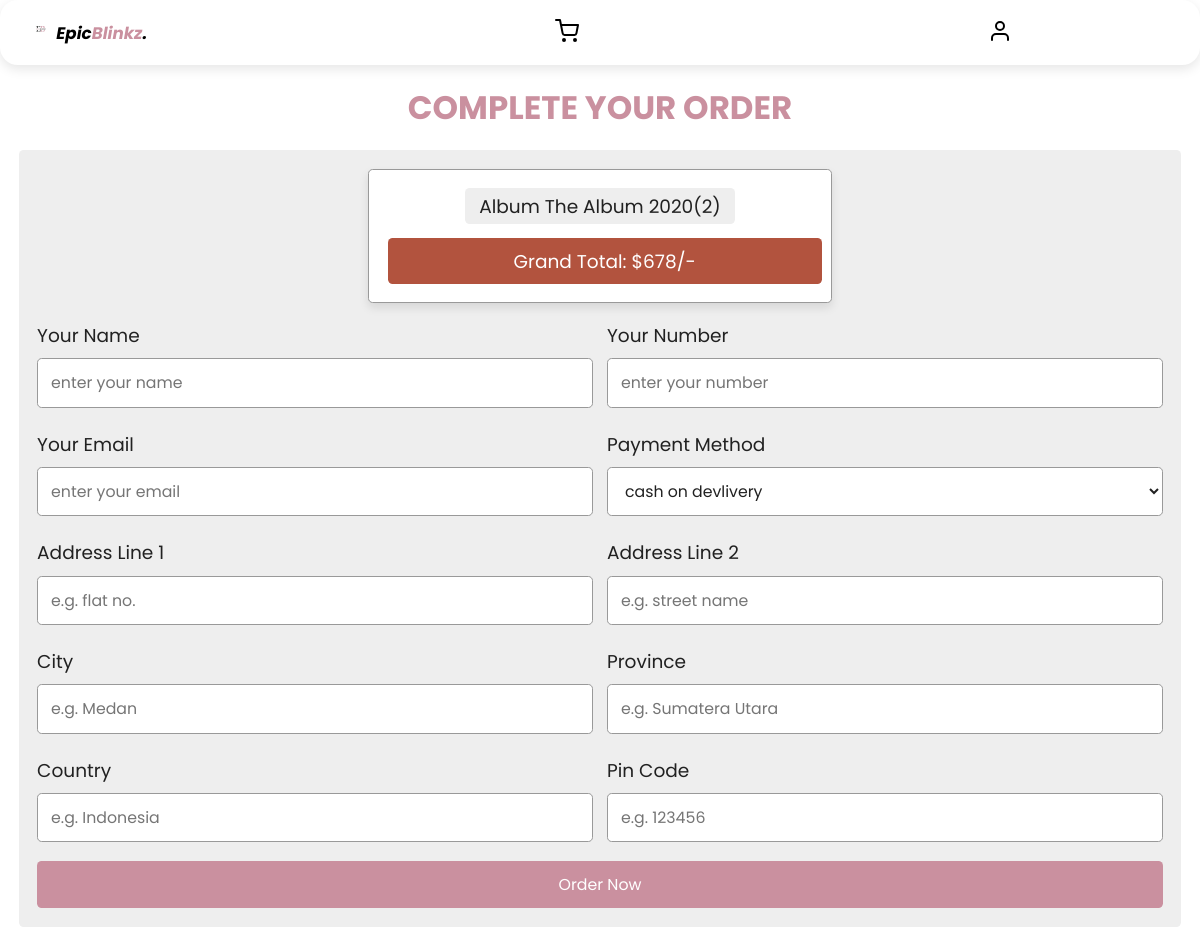
Before: /checkout.php with the older database file.
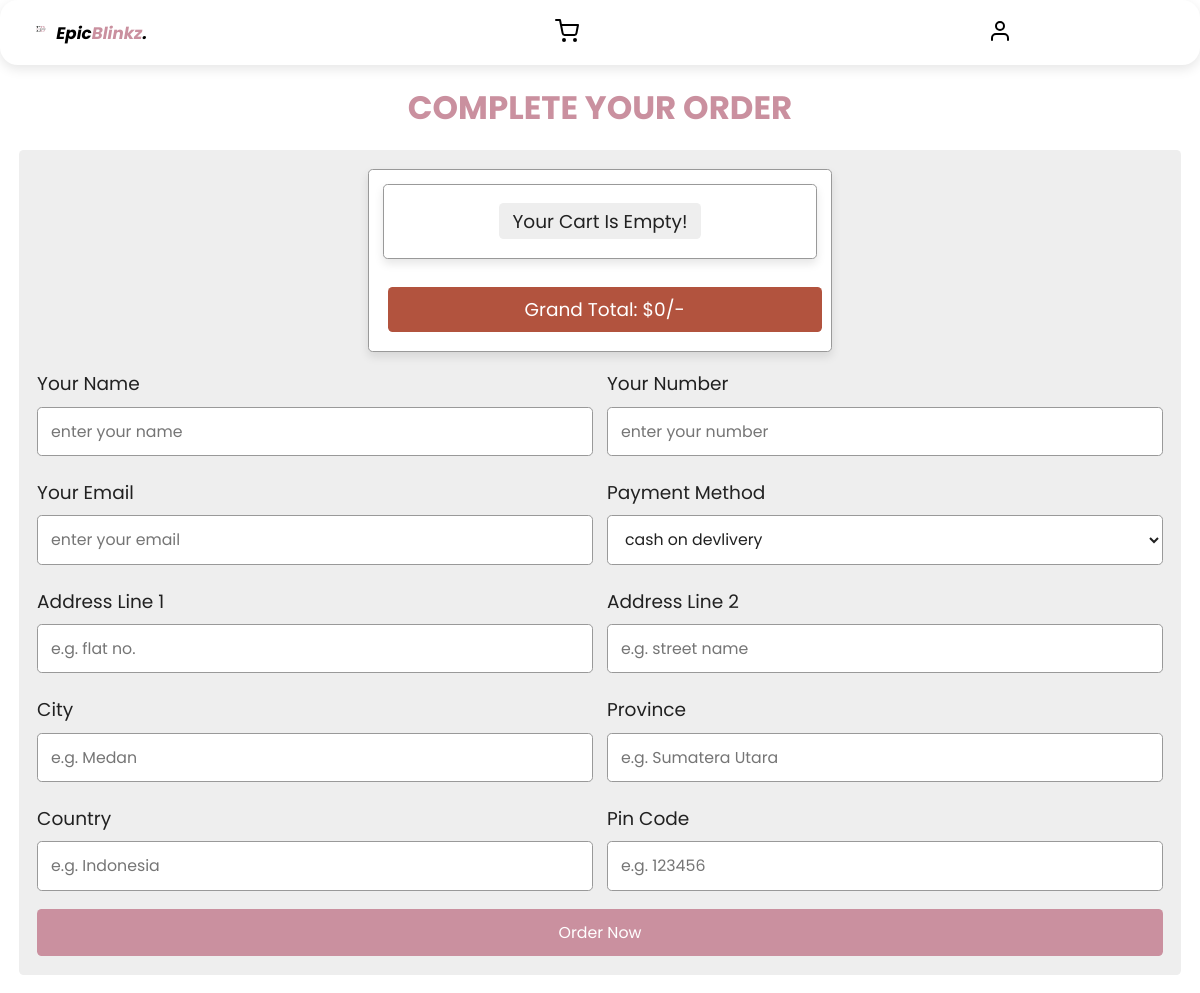
After: the same page with the newer database file.
### tables this page shows
CREATE TABLE cart (
  id int(11) NOT NULL,
  user_id int(11) DEFAULT NULL,
  name varchar(100) NOT NULL,
  price decimal(10,2) NOT NULL,
  image varchar(100) NOT NULL,
  quantity int(11) NOT NULL,
  created_at timestamp NOT NULL DEFAULT current_timestamp(),
  updated_at timestamp NOT NULL DEFAULT current_timestamp()
);

### checkout.php (the view, shortened to what this page needs)
<!DOCTYPE html>
<html lang="en">
<head>
   <link rel="stylesheet" href="https://cdnjs.cloudflare.com/ajax/libs/font-awesome/6.0.0/css/all.min.css">
   <link rel="stylesheet" href="css/style_order.css">
</head>
<body>
<div class="container">
    <nav class="navbar">
        <ul class="nav-links">
            <li class="nav-link">
                <a href="shop.php" class="navbar-logo"><img src="img/favicon.png" alt="" style="width: 20px" height="20px"> Epic<span>Blinkz</span>.</a>
            </li>
            <li class="nav-link">
                <a href="shop.php#shopping-cart"><i data-feather="shopping-cart"></i></a>
            </li>
            <li class="nav-link services">
                <a><i data-feather="user"></i></a>
            </li>
        </ul>
    </nav>
</div>
<div class="container">
<section class="checkout-form">
   <h1 class="heading">complete your order</h1>
   <form action="" method="post">
   <div class="display-order">
    <?php
    $conn = new mysqli('localhost','id21684036_epicblinkzz','Cicakmati15*','id21684036_db_epicblinkzz');
    $select_cart = mysqli_query($conn, "SELECT * FROM `cart`");
    $total = 0;
    $grand_total = 0;
    if (mysqli_num_rows($select_cart) > 0) {
        while ($fetch_cart = mysqli_fetch_assoc($select_cart)) {
            $total_price = number_format($fetch_cart['price'] * $fetch_cart['quantity']);
            $grand_total = $total += $total_price;
            ?>
            <span><?= $fetch_cart['name']; ?>(<?= $fetch_cart['quantity']; ?>)</span>
            <?php
        }
    } else {
        echo "<div class='display-order'><span>Your cart is empty!</span></div>";
    }
    ?>
    <span class="grand-total"> Grand total: $<?= $grand_total; ?>/- </span>
</div>
      <div class="flex">
         <div class="inputBox">
            <span>your name</span>
            <input type="text" placeholder="enter your name" name="name" required>
         </div>
         <div class="inputBox">
            <span>your number</span>
            <input type="number" placeholder="enter your number" name="number" required>
         </div>
         <div class="inputBox">
            <span>your email</span>
            <input type="email" placeholder="enter your email" name="email" required>
         </div>
         <div class="inputBox">
            <span>payment method</span>
            <select name="method">
               <option value="cash on delivery" selected>cash on devlivery</option>
            </select>
         </div>
         <div class="inputBox">
            <span>address line 1</span>
            <input type="text" placeholder="e.g. flat no." name="flat" required>
         </div>
         <div class="inputBox">
            <span>address line 2</span>
            <input type="text" placeholder="e.g. street name" name="street" required>
         </div>
         <div class="inputBox">
            <span>city</span>
            <input type="text" placeholder="e.g. Medan" name="city" required>
         </div>
         <div class="inputBox">
            <span>province</span>
            <input type="text" placeholder="e.g. Sumatera Utara" name="province" required>
         </div>
         <div class="inputBox">
            <span>country</span>
            <input type="text" placeholder="e.g. Indonesia" name="country" required>
         </div>
         <div class="inputBox">
            <span>pin code</span>
            <input type="text" placeholder="e.g. 123456" name="pin_code" required>
         </div>
      </div>
      <input type="submit" value="order now" name="order_btn" class="btn">
   </form>
</section>
</div>
</body>
</html>

### css/style_order.css (style rules this page uses)
:root { --primary:#ca909f; --red:#B2533E; --orange:#FCE09B; --black:#212121; --white:#fff; --bg-color:#eee; --dark-bg:rgba(0,0,0,.7); --box-shadow:0 .5rem 1rem rgba(0,0,0,.1); --border:.1rem solid #999; }
* { font-family: 'Poppins', 'sans-serif'; margin:0; padding:0; box-sizing: border-box; outline: none; border:none; text-decoration: none; text-transform: capitalize; }
html { font-size: 58%; overflow-x: hidden; scroll-behavior: smooth; }
.container { max-width: 1200px; margin:0 auto; }
section { padding:2rem; }
.heading { text-align: center; font-size: 3.5rem; text-transform: uppercase; color:var(--primary); margin-bottom: 2rem; }
.navbar { margin: auto; padding: 1.5rem 1.5rem; background: #fff; border-radius: 1.9rem; box-shadow: 0 4px 12px rgba(0, 0, 0, 0.1); align-items: center; display: flex; }
.nav-links { display:flex; gap: 42rem; }
.navbar-logo { font-style:italic; font-size: 1.8rem; margin-left: 1rem; font-weight: 700; }
.nav-link span { color: var(--primary); }
.nav-link, .drop-down li { list-style: none; height: 100%; padding: 0.5rem 1rem; font-weight: 600; cursor: pointer; }
a { text-decoration: none; color: currentColor; }
.nav-link a { color: currentColor; }
.services a { display: flex; align-items: end; }
.btn, .option-btn, .delete-btn { display: block; width: 100%; text-align: center; background-color: var(--primary); color:var(--white); font-size: 1.7rem; padding:1.2rem 3rem; border-radius: .5rem; cursor: pointer; margin-top: 1rem; }
.checkout-form form { padding:2rem; border-radius: .5rem; background-color: var(--bg-color); }
.checkout-form form .flex { display: flex; flex-wrap: wrap; gap:1.5rem; }
.checkout-form form .flex .inputBox { flex:1 1 40rem; }
.checkout-form form .flex .inputBox span { font-size: 2rem; color:var(--black); }
.checkout-form form .flex .inputBox input, .checkout-form form .flex .inputBox select { width: 100%; background-color: var(--white); font-size: 1.7rem; color:var(--black); border-radius: .5rem; margin:1rem 0; padding:1.2rem 1.4rem; text-transform: none; border:var(--border); }
.display-order { max-width: 50rem; background-color: var(--white); border-radius: .5rem; text-align: center; padding:1.5rem; margin:0 auto; margin-bottom: 2rem; box-shadow: var(--box-shadow); border:var(--border); }
.display-order span { display: inline-block; border-radius: .5rem; background-color: var(--bg-color); padding:.5rem 1.5rem; font-size: 2rem; color:var(--black); margin:.5rem; }
.display-order span.grand-total { width: 100%; background-color: var(--red); color:var(--white); padding:1rem; margin-top: 1rem; }
@media (max-width:1200px) { .nav-links { display:flex; gap: 25rrem; } }

Changed rows visible on the page:
removed cart: name "Album The Album 2020", quantity "2"
Other visible differences:
$grand_total: "678" → "0"
text now shown: "Your Cart Is Empty!"
